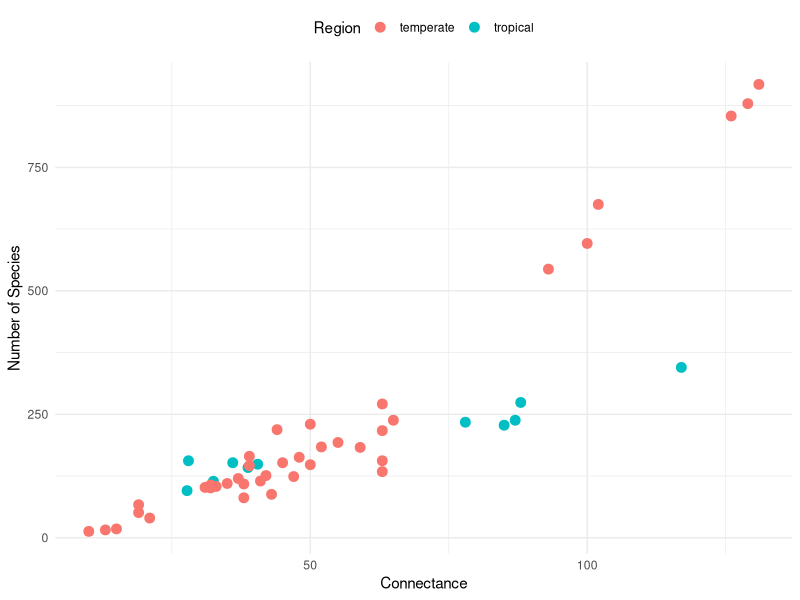
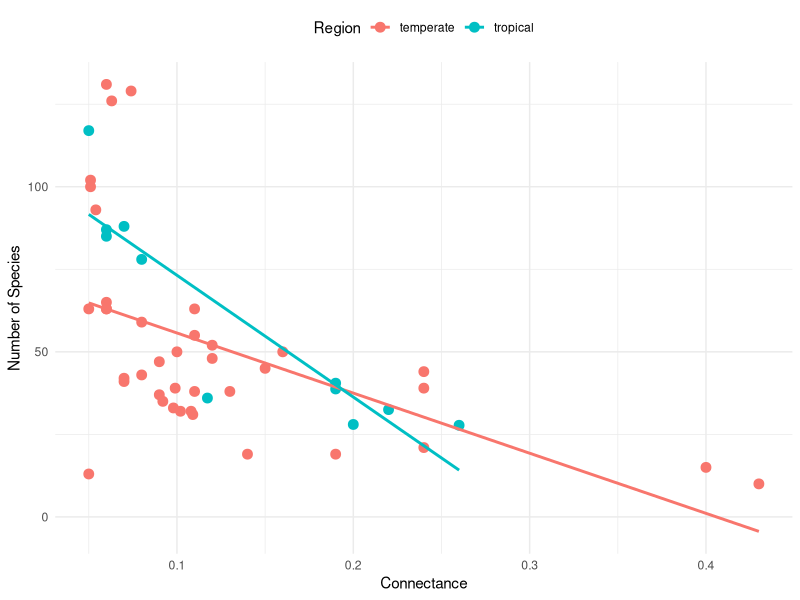

Generate these figures, in order, with R: (Note: this script raises an error after producing the figures.)
library(readxl)
library(dplyr)
library(ggplot2)


data<- read_xlsx('data.xlsx')
head(data,6)

# Create the plot
ggplot(data, aes(x = num_spec, y = num_link, 
                 color = region)) +
  geom_point(size = 3) +  
  labs(
    x = "Connectance",
    y = "Number of Species",
    color = "Region"
  ) +
  theme_minimal() +
  theme(legend.position = "top") 



# Create the plot with linear models for both regions on the same plot
b <- ggplot(data, aes(x = connect, y = num_spec, color = region)) +
  geom_point(size = 3) +  # Points colored by region
  geom_smooth(method = "lm", se = FALSE) +  # Add separate linear models for each region
  labs(
    x = "Connectance",
    y = "Number of Species",
    color = "Region"
  ) +
  theme_minimal() +
  theme(legend.position = "top")  # Move the legend to the top
b
a + b
